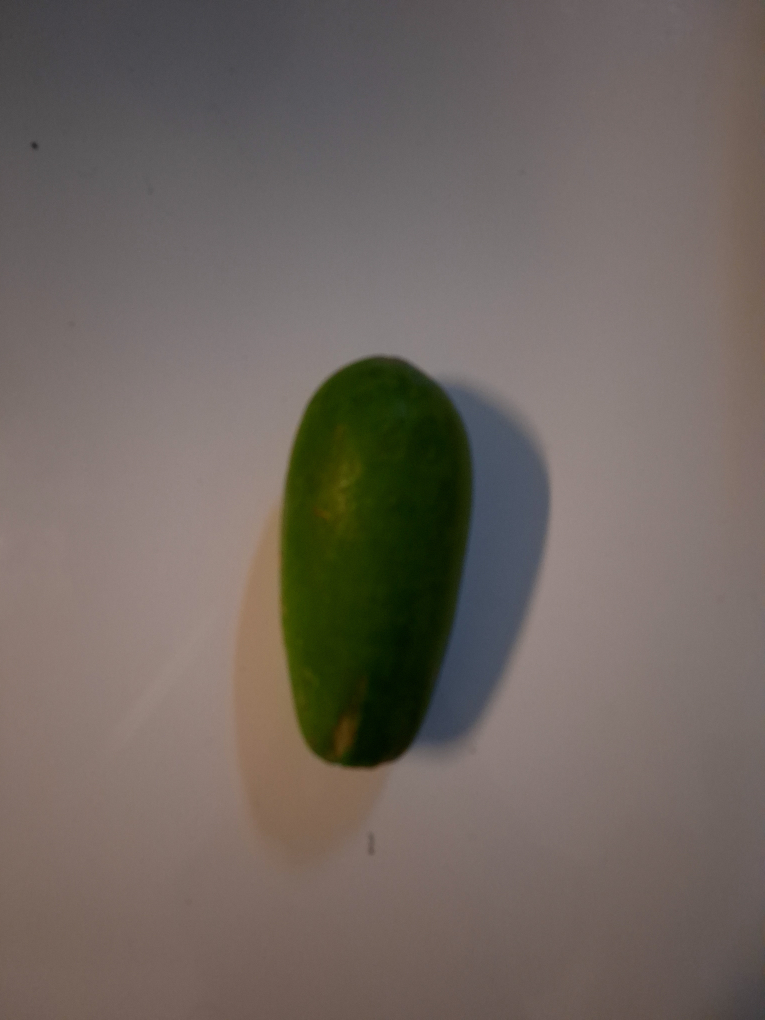
#> input picture data/mentah/20251110_142044.jpg, 3060 x 4080 px (shown at 1/4 size)
$ jupyter execute --allow-errors pemrosesanCitra_Buah_Pepaya.ipynb
#> lines starting #> are read from the running program, lines starting #| are printed output that depends on the picture; after the words box and inside, x2 and y2 are one past the last pixel; in counts of white or black regions, pixels touching at a corner belong together
<a href="https://colab.research.google.com/github/Daalleee/Klasifikasi-kematangan-buah-pepaya/blob/main/pemrosesanCitra_Buah_Pepaya.ipynb" target="_parent"></a>

## Mount Google Drive

Pertama, kita perlu menghubungkan ke Google Drive untuk mengakses dataset.

[cell 1]
from google.colab import drive
drive.mount('/content/drive')

## Persiapan dan Import Library

[cell 2]
# Import required libraries
import os
import numpy as np
import pandas as pd
import matplotlib.pyplot as plt
import seaborn as sns
from sklearn import svm
from sklearn.model_selection import train_test_split, cross_val_score
from sklearn.metrics import classification_report, confusion_matrix, accuracy_score, f1_score, recall_score, precision_score, ConfusionMatrixDisplay
from sklearn.preprocessing import LabelEncoder
import cv2
from collections import Counter
import glob
from tensorflow.keras.preprocessing.image import ImageDataGenerator
import random

## 1. Analisis Dataset Awal

[cell 3]
import os
import numpy as np
import matplotlib.pyplot as plt # Added for visualization

# Define paths - Please update this path to match your dataset location in Google Drive
data_dir = '/content/drive/MyDrive/data'  # Update this path to your dataset location
classes = ['mentah', 'setengah', 'matang']

# Check if dataset directory exists
if os.path.exists(data_dir):
    print(f" Direktori dataset ditemukan: {data_dir}")

    # Check each class directory
    for class_name in classes:
        class_path = os.path.join(data_dir, class_name)
        if os.path.exists(class_path):
            print(f" Kelas '{class_name}' ditemukan")
        else:
            print(f"   Kelas '{class_name}' TIDAK DITEMUKAN")
            print(f"   Periksa apakah folder '{class_name}' ada di {data_dir}")
else:
    print(f"  Direktori dataset TIDAK DITEMUKAN: {data_dir}")
    print("   Silakan periksa kembali path dataset Anda")
    print("   Contoh: '/content/drive/MyDrive/nama_folder_dataset_anda'")

# Count images in each class before preprocessing and augmentation
def count_images_per_class(data_dir, classes):
    counts = {}
    for class_name in classes:
        class_path = os.path.join(data_dir, class_name)
        if os.path.exists(class_path):
            counts[class_name] = len(os.listdir(class_path))
        else:
            counts[class_name] = 0
    return counts

initial_counts = count_images_per_class(data_dir, classes)
total_initial = sum(initial_counts.values())

print("\nJumlah citra per kelas sebelum augmentasi:")
for class_name, count in initial_counts.items():
    print(f"  {class_name}: {count} citra")
print(f"Total citra awal: {total_initial}")

## 2. Preprocessing Citra

### Proses Pra-pemrosesan

[cell 4]
# Function to preprocess image (from your original code with enhancements)
def preprocess_image(image_path):
    """Fungsi untuk melakukan pra-pemrosesan pada citra"""
    # Baca citra
    img = cv2.imread(image_path)

    # Resize citra ke ukuran 224x224
    img_resized = cv2.resize(img, (224, 224))

    # Terapkan filter Gaussian untuk mengurangi noise
    img_filtered = cv2.GaussianBlur(img_resized, (5, 5), 0)

    # Konversi ke ruang warna HSV untuk segmentasi
    hsv = cv2.cvtColor(img_filtered, cv2.COLOR_BGR2HSV)

    # Thresholding sederhana untuk memisahkan papaya dari latar belakang
    # Rentang HSV ini bisa disesuaikan tergantung warna dominan papaya
    lower_hsv = np.array([0, 20, 20])
    upper_hsv = np.array([180, 255, 255])
    mask = cv2.inRange(hsv, lower_hsv, upper_hsv)

    # Terapkan mask untuk mendapatkan citra yang disegmentasi
    segmented = cv2.bitwise_and(img_filtered, img_filtered, mask=mask)

    return segmented

### Contoh Hasil Preprocessing

[cell 5]
# Function to show preprocessing results
def show_preprocessing_example():
    # Find an example image
    for class_name in classes:
        class_path = os.path.join(data_dir, class_name)
        if os.path.exists(class_path):
            image_files = glob.glob(os.path.join(class_path, '*.jpg')) + glob.glob(os.path.join(class_path, '*.png'))
            if image_files:
                example_img_path = image_files[0]
                break

    if 'example_img_path' in locals():
        # Load original image
        original_img = cv2.imread(example_img_path)
#> original_img is the input picture: shape (4080, 3060, 3); mean B, G, R 95.9, 102.1, 111.6
        original_img = cv2.cvtColor(original_img, cv2.COLOR_BGR2RGB)

        # Apply preprocessing
        processed_img = preprocess_image(example_img_path)
#> in preprocess_image, `img_resized = cv2.resize(img, (224, 224))`:
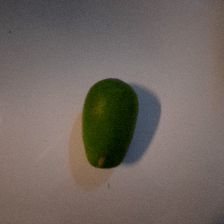
#> img_resized: shape (224, 224, 3); mean B, G, R 95.8, 101.9, 111.5
#> in preprocess_image, `hsv = cv2.cvtColor(img_filtered, cv2.COLOR_BGR2HSV)`: hsv: shape (224, 224, 3); mean H, S, V 43.4, 50.5, 113.3
#> in preprocess_image, `mask = cv2.inRange(hsv, lower_hsv, upper_hsv)`:
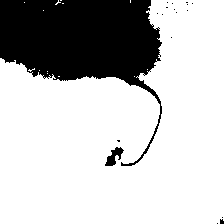
#> mask: shape (224, 224); 75.8% white; 18 black regions (16 under 20 px), largest, box (x1, y1, x2, y2) and area: (0, 0, 162, 166) 11910, (105, 147, 124, 166) 175
#> in preprocess_image, `segmented = cv2.bitwise_and(img_filtered, img_filtered, mask=mask)`:
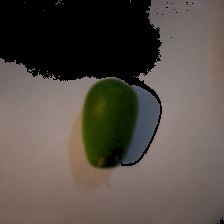
#> segmented: shape (224, 224, 3); mean B, G, R 72.1, 78.6, 87.1

        # Show comparison
        fig, (ax1, ax2) = plt.subplots(1, 2, figsize=(12, 6))

        ax1.imshow(original_img)
        ax1.set_title('Original Image')
        ax1.axis('off')

        ax2.imshow(processed_img)
        ax2.set_title('After Preprocessing')
        ax2.axis('off')

        plt.tight_layout()
        plt.show()
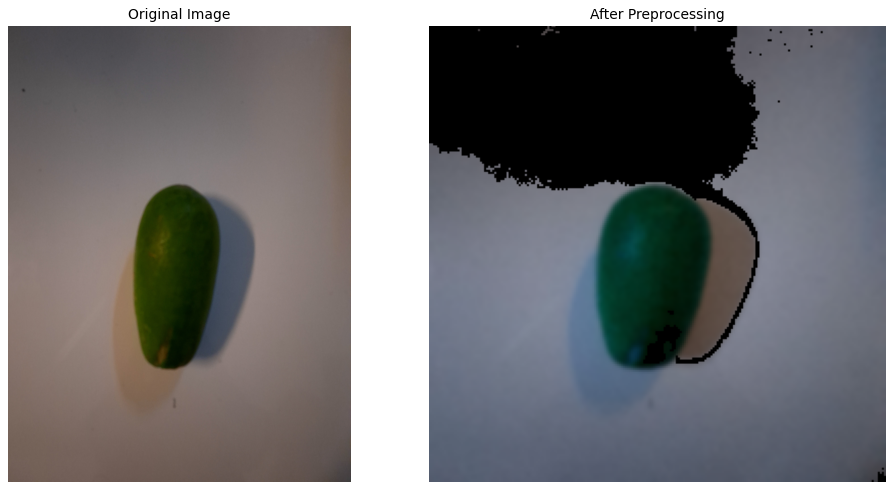
#> figure drawn by matplotlib, 2 panels; B, G, R data is drawn as R, G, B

        print(f"Example preprocessing result for: {example_img_path}")
    else:
        print("Tidak ditemukan file gambar. Pastikan dataset Anda memiliki file .jpg atau .png")

# Show preprocessing example
show_preprocessing_example()

## 3. Pipeline Augmentasi Data

### Implementasi Augmentasi

[cell 6]
# Function to apply augmentation and extract features
def augment_and_extract_features(image_path, n_augmented=4):
    """Apply augmentation to a single image and extract features for each augmented version"""
    # Read the original image
    original_img = cv2.imread(image_path)

    # Apply preprocessing to the original image
    processed_img = preprocess_image(image_path)

    # Extract features from original image
    original_features = extract_features(processed_img)
    features_list = [original_features]

    # Create augmented versions
    datagen = ImageDataGenerator(
        rotation_range=20,
        width_shift_range=0.2,
        height_shift_range=0.2,
        shear_range=0.2,
        zoom_range=0.2,
        horizontal_flip=True,
        fill_mode='nearest',
        rescale=1./255  # For augmentation
    )

    # Prepare image for augmentation (needs to be 4D for Keras generator)
    img_array = np.expand_dims(cv2.resize(original_img, (224, 224)), 0)  # Add batch dimension

    # Generate augmented images
    for i in range(n_augmented):
        aug_iter = datagen.flow(img_array, batch_size=1)
        aug_img = next(aug_iter)[0]
        aug_img = (aug_img * 255).astype(np.uint8)  # Convert back to 0-255 range

        # Preprocess the augmented image
        processed_aug_img = preprocess_image_from_array(aug_img)

        # Extract features from the augmented image
        aug_features = extract_features(processed_aug_img)
        features_list.append(aug_features)

    return features_list

# Helper function to preprocess from array instead of file path
def preprocess_image_from_array(img):
    """Fungsi untuk melakukan pra-pemrosesan pada citra dari array"""
    # Terapkan filter Gaussian untuk mengurangi noise
    img_filtered = cv2.GaussianBlur(img, (5, 5), 0)

    # Konversi ke ruang warna HSV untuk segmentasi
    hsv = cv2.cvtColor(img_filtered, cv2.COLOR_BGR2HSV)

    # Thresholding sederhana untuk memisahkan papaya dari latar belakang
    lower_hsv = np.array([0, 20, 20])
    upper_hsv = np.array([180, 255, 255])
    mask = cv2.inRange(hsv, lower_hsv, upper_hsv)

    # Terapkan mask untuk mendapatkan citra yang disegmentasi
    segmented = cv2.bitwise_and(img_filtered, img_filtered, mask=mask)

    return segmented

# Visualize augmented images
def visualize_augmentation(image_path):
    original_img = cv2.imread(image_path)
    original_img = cv2.cvtColor(original_img, cv2.COLOR_BGR2RGB)

    # Create augmented versions
    datagen = ImageDataGenerator(
        rotation_range=20,
        width_shift_range=0.2,
        height_shift_range=0.2,
        shear_range=0.2,
        zoom_range=0.2,
        horizontal_flip=True,
        fill_mode='nearest',
        rescale=1./255
    )

    img_array = np.expand_dims(cv2.resize(original_img, (224, 224)), 0)

    fig, axes = plt.subplots(2, 3, figsize=(15, 10))
    axes[0, 0].imshow(original_img)
    axes[0, 0].set_title('Original')
    axes[0, 0].axis('off')

    for i in range(1, 6):
        aug_iter = datagen.flow(img_array, batch_size=1)
        aug_img = next(aug_iter)[0]
        aug_img = (aug_img * 255).astype(np.uint8)

        row = i // 3
        col = i % 3

        axes[row, col].imshow(aug_img)
        axes[row, col].set_title(f'Augmented {i}')
        axes[row, col].axis('off')

    plt.tight_layout()
    plt.show()

### Contoh Hasil Augmentasi dan jumlah

[cell 7]
# Show augmentation example
for class_name in classes:
    class_path = os.path.join(data_dir, class_name)
    if os.path.exists(class_path):
        image_files = glob.glob(os.path.join(class_path, '*.jpg')) + glob.glob(os.path.join(class_path, '*.png'))
        if image_files:
            example_img_path = image_files[0]
            print(f"Augmentation example for {class_name} class:")
            visualize_augmentation(example_img_path)
#> (the call stopped at in visualize_augmentation, `datagen = ImageDataGenerator( rotation_range=20, width_shift_range=0.2..`: tensorflow is not available in this run)
            break

# Calculate actual augmented data size
augmented_counts = {}
#> (the rest of this cell did not finish here and is left out)

## 4. Ekstraksi Ciri Warna (Statistik RGB dan HSV)

### Ekstraksi Fitur Warna

[cell 8]
# Function to extract comprehensive color features (RGB and HSV histogram statistics)
def extract_features(image):
    """Fungsi untuk mengekstrak fitur warna dari citra"""
    # Hitung nilai rata-rata RGB
    mean_r = np.mean(image[:,:,2])  # R channel
#> mean_r = 87.11
    mean_g = np.mean(image[:,:,1])  # G channel
#> mean_g = 78.61
    mean_b = np.mean(image[:,:,0])  # B channel
#> mean_b = 72.08

    # Hitung variansi RGB
    var_r = np.var(image[:,:,2])
#> var_r = 3255.5
    var_g = np.var(image[:,:,1])
#> var_g = 2425.7
    var_b = np.var(image[:,:,0])
#> var_b = 2505

    # Konversi ke HSV dan hitung nilai rata-rata
    hsv = cv2.cvtColor(image, cv2.COLOR_BGR2HSV)
#> hsv: shape (224, 224, 3); mean H, S, V 14.6, 46.7, 88.8
    mean_h = np.mean(hsv[:,:,0])  # Hue
#> mean_h = 14.58
    mean_s = np.mean(hsv[:,:,1])  # Saturation
#> mean_s = 46.72
    mean_v = np.mean(hsv[:,:,2])  # Value
#> mean_v = 88.8

    # Hitung variansi HSV
    var_h = np.var(hsv[:,:,0])
#> var_h = 899.1
    var_s = np.var(hsv[:,:,1])
#> var_s = 3386.9
    var_v = np.var(hsv[:,:,2])
#> var_v = 3134.8

    # Hitung median RGB dan HSV
    median_r = np.median(image[:,:,2])
#> median_r = 115
    median_g = np.median(image[:,:,1])
#> median_g = 100
    median_b = np.median(image[:,:,0])
#> median_b = 94
    median_h = np.median(hsv[:,:,0])
#> median_h = 8
    median_s = np.median(hsv[:,:,1])
#> median_s = 34
    median_v = np.median(hsv[:,:,2])
#> median_v = 115

    # Kembalikan fitur sebagai array - menggunakan hanya nilai rata-rata sesuai permintaan
    # Menggunakan nilai rata-rata R,G,B,H,S,V sebagai fitur
    features = [mean_r, mean_g, mean_b, mean_h, mean_s, mean_v]
#> features = [87.11, 78.61, 72.08, 14.58, 46.72, 88.8]
    return features

## 5. Proses Muat dan Augmentasi Data

[cell 9]
# Muat dan proses semua citra dengan data preprocessing dan augmentation
features_list = []
labels_list = []

# Proses untuk setiap kelas (mentah, setengah, matang)
#> (the rest of this cell did not finish here and is left out)

#> in augment_and_extract_features, `features_list = [original_features]`: features_list = [[87.11, 78.61, 72.08, 14.58, 46.72, 88.8]]
